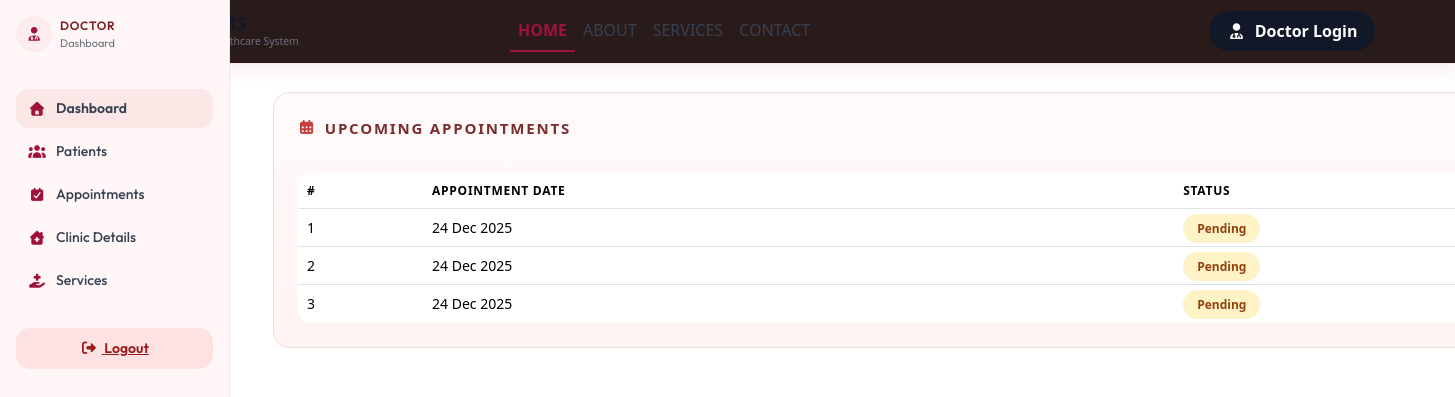
Page /includes/patient/upcoming-appointments.php (signed in) on the committed database.
### tables this page shows
CREATE TABLE `cms_appointments` (
  `appointment_id` int(9) NOT NULL,
  `patient_id` int(9) NOT NULL,
  `appointment_date` varchar(150) NOT NULL,
  `description` text NOT NULL,
  `status` varchar(150) NOT NULL DEFAULT 'pending',
  `created_by` varchar(150) NOT NULL,
  `create_at` timestamp NOT NULL DEFAULT current_timestamp() ON UPDATE current_timestamp()
);

### includes/patient/upcoming-appointments.php (the view, shortened to what this page needs)
<?php
$patient_id = (int) $_SESSION['patient_id'];
$query = "
    SELECT appointment_id, appointment_date, status
    FROM cms_appointments
    WHERE patient_id = '$patient_id'
      AND appointment_date >= CURDATE()
    ORDER BY appointment_date ASC
";
$result = mysqli_query($conn, $query);
?>
<!doctype html>
<html lang="en">
<head>
<link href="https://cdn.jsdelivr.net/npm/bootstrap@5.3.8/dist/css/bootstrap.min.css" rel="stylesheet">
<link rel="stylesheet" href="https://cdnjs.cloudflare.com/ajax/libs/font-awesome/6.5.0/css/all.min.css">
</head>
<body>
<?php include __DIR__ . '/../header.php'; ?>
<?php include __DIR__ . '/includes/sidebar.php'; ?>
<div class="patient-content">
    <div class="upcoming-card">
        <div class="appointments-header">
            <div class="appointments-title">
                <i class="fa-solid fa-calendar-days"></i>
                UPCOMING APPOINTMENTS
            </div>
        </div>
        <div class="table-responsive">
            <table class="table table-modern align-middle mb-0">
                <thead>
                    <tr>
                        <th>#</th>
                        <th>Appointment Date</th>
                        <th>Status</th>
                    </tr>
                </thead>
                <tbody>
                <?php
                $i = 1;
                if ($result && mysqli_num_rows($result) > 0) {
                    while ($row = mysqli_fetch_assoc($result)) {
                        $status = strtolower($row['status']);
                        if ($status === 'verified') {
                            $class = 'approved'; $label = 'Approved';
                        } elseif ($status === 'rejected' || $status === 'reject') {
                            $class = 'rejected'; $label = 'Rejected';
                        } else {
                            $class = 'pending'; $label = 'Pending';
                        }
                        $apptDate = date("d M Y", strtotime($row['appointment_date']));
                        ?>
                        <tr>
                            <td><?php echo $i++; ?></td>
                            <td><?php echo htmlspecialchars($apptDate); ?></td>
                            <td><span class="badge-status <?php echo $class; ?>"><?php echo $label; ?></span></td>
                        </tr>
                        <?php
                    }
                } ?>
                </tbody>
            </table>
        </div>
    </div>
</div>
</body>
</html>

### includes/patient/assets/css/style.css (style rules this page uses)
body { font-family: 'Smooch Sans', system-ui, -apple-system, BlinkMacSystemFont, sans-serif; }

### includes/patient/upcoming-appointments.php (style rules this page uses)
body { font-family: 'Inter', sans-serif; background: #ffffff; margin: 0; color: #1f2937; }
.patient-content { margin-left: 245px; padding: 28px; width: 100%; }
.upcoming-card { background: linear-gradient(180deg, #fffafa, #fff3f3); border-radius: 16px; padding: 24px; border: 1px solid #f3dcdc; }
.appointments-header { display: flex; flex-wrap: wrap; justify-content: space-between; align-items: flex-start; gap: 12px; margin-bottom: 20px; }
.appointments-title { font-size: 15px; font-weight: 600; letter-spacing: 0.12em; display: flex; align-items: center; gap: 8px; color: #7a2e2e; }
.appointments-title i { color: #c24141; }
.table-modern { background: #ffffff; border-radius: 12px; overflow: hidden; border: 1px solid #f3dcdc; }
.table-modern thead { background: #fff1f1; }
.table-modern th { font-size: 12px; text-transform: uppercase; letter-spacing: 0.06em; color: #7a2e2e; white-space: nowrap; }
.table-modern td { font-size: 14px; vertical-align: middle; white-space: nowrap; color: #374151; }
.badge-status { padding: 6px 14px; border-radius: 999px; font-size: 12px; font-weight: 600; }
.badge-status.pending { background: #fef3c7; color: #92400e; }

### rows in the picture
cms_appointments: appointment_date "24 Dec 2025", status "Pending"
cms_appointments: appointment_date "24 Dec 2025", status "Pending"
cms_appointments: appointment_date "24 Dec 2025", status "Pending"
